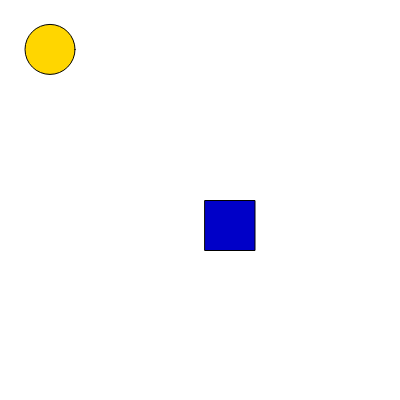
Frame 1 (no input)
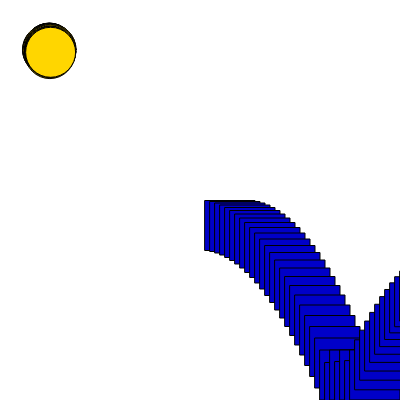
Frame 60 (no input)
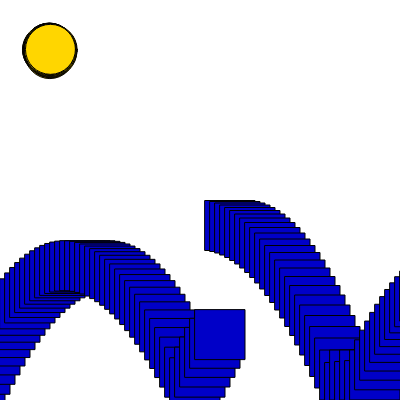
Frame 120 (the mouse pressed at the canvas centre since frame 60)

The p5.js sketch that drew these frames (run headless with seeded random() and noise() and a simulated clock; from frame 60 on, the mouse is pressed at the canvas centre):

// p5.js sketch
// ── sketch.js
var centerX;      // declaring a global variable,
var centerY;      // this is done outside of a
var speedX;       // function
var speedY;
var angle = 0;
var sunX = 0;
var sunY = 0;

function setup() {
  createCanvas(400, 400);
  centerX = 200;  // assigning its initial value,
  centerY = 200;  // in setup
  speedX = 5;
  speedY = 0;
}

function draw() {
  //background(255);
  
  angle = angle + radians(35/10);
  
  sunX = sunY + random(-1, 1);
  sunY = sunY + random(-1, 1);
  
  var x = 50+sin(angle)*sunX;
  var y = 50+cos(angle)*sunY;

  // update the speed (gravity pulls it down)
  speedY = speedY + 0.5;
  
  // this conditional makes it change its
  // direction (= negative speed) when it
  // is hitting the floor
  if (centerY > 350) {
    speedY = speedY * -0.96;
  }  

  // update the position
  centerY = centerY + speedY;
  centerX = centerX + speedX;

  // this conditional makes it wrap around
  // the canvas
  if (centerX > 500) {
    centerX = -100;
  }
  fill(0, 0, 200);
  rect(centerX, centerY, 50, 50);
  fill(255, 214, 0);
  ellipse(x, y, 50, 50);
}
